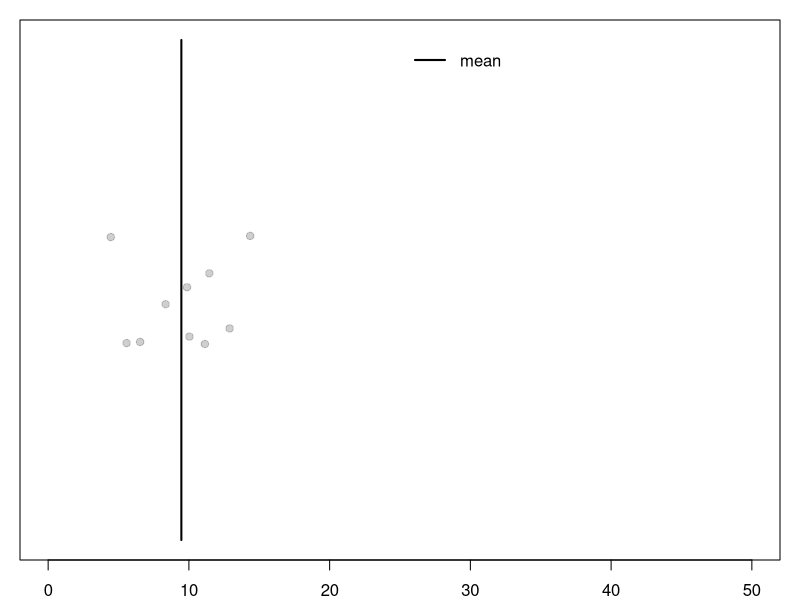
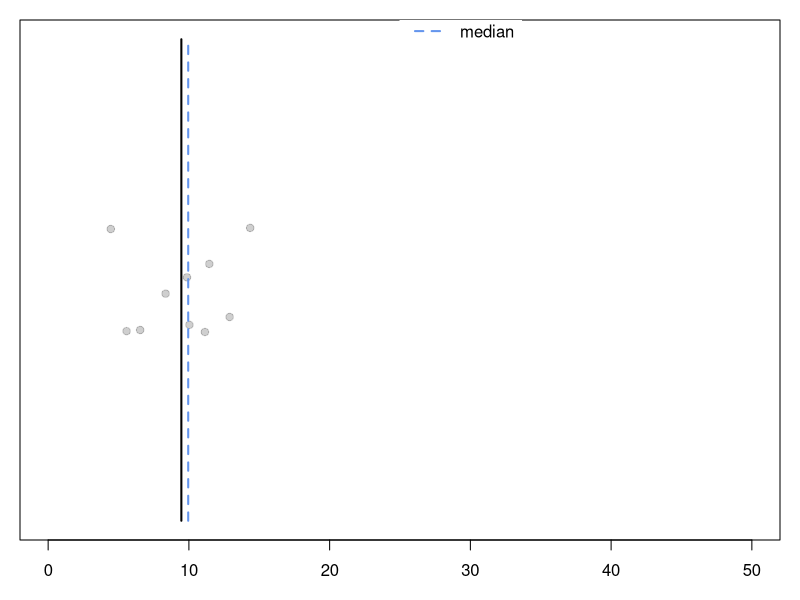
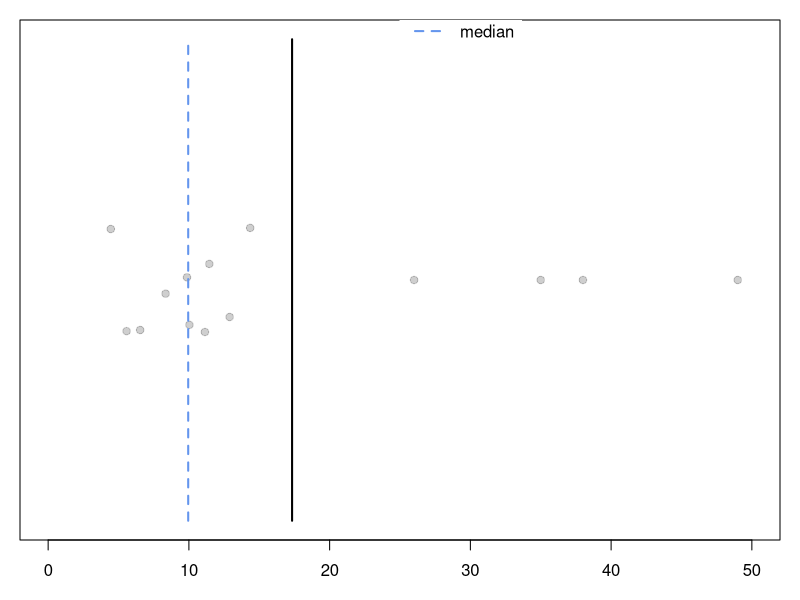
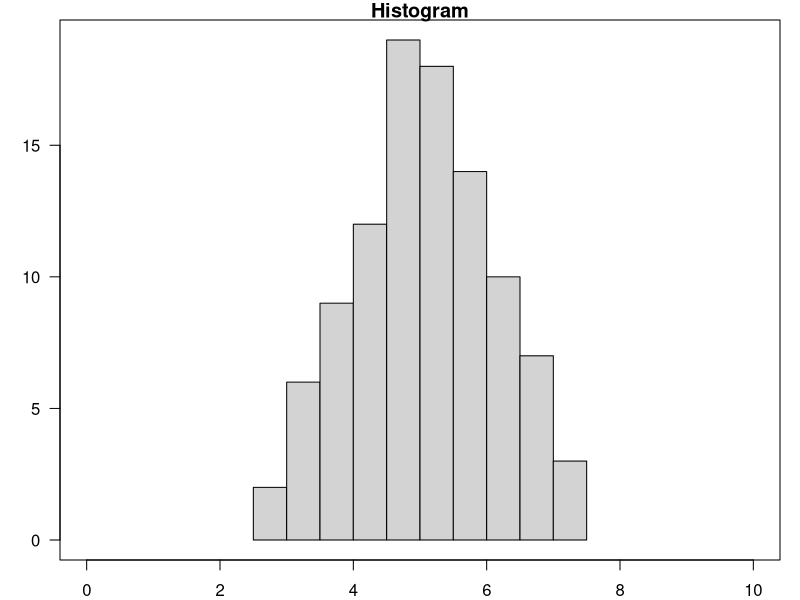
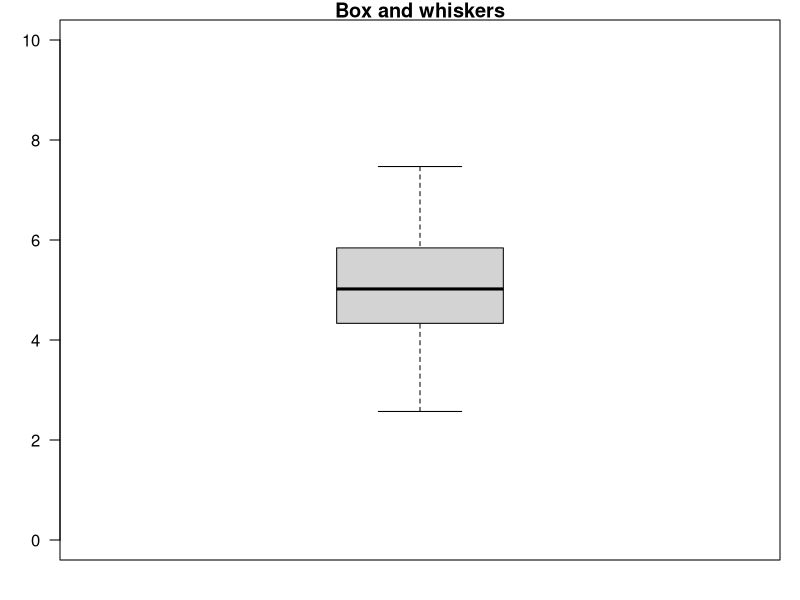
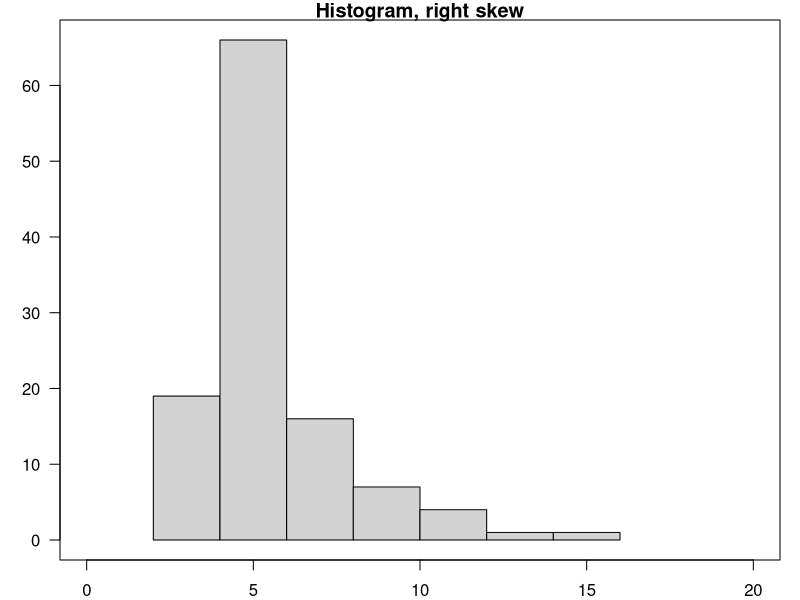
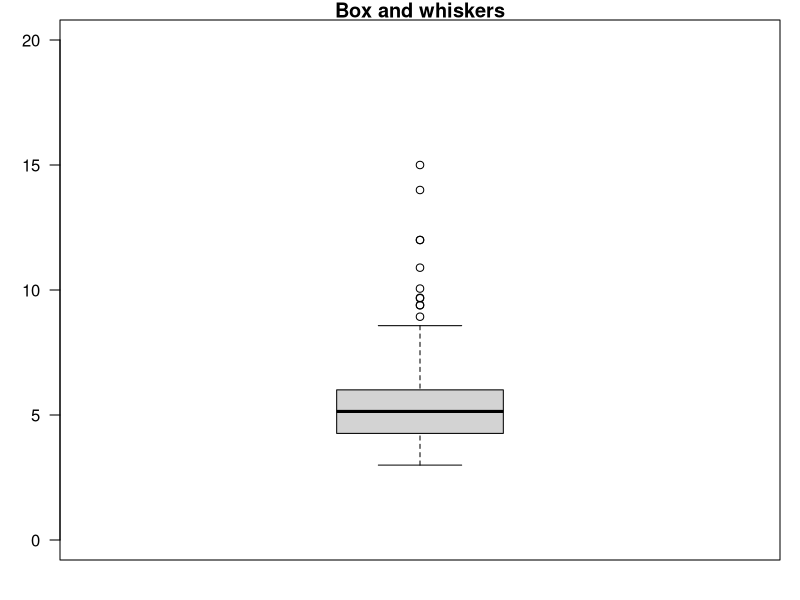
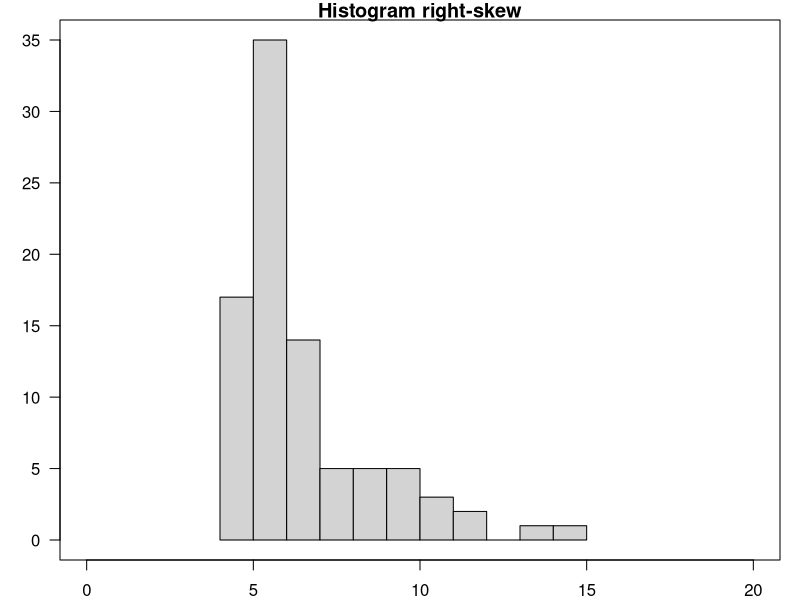

Generate these figures, in order, with R:
## ---- chunk 1
knitr::opts_chunk$set(comment = NA)
knitr::opts_chunk$set( prompt=TRUE ) 

knitr::knit_hooks$set(small.mar = function(before, options, envir) {
    if (before) par(mar = c(2, 2, 1, 1))  # smaller margin on top and right
})
knitr::knit_hooks$set(left.mar = function(before, options, envir) {
    if (before) par(mar = c(2, 4, 1, 1))  # smaller margin on top and right
})
knitr::knit_hooks$set(med.mar = function(before, options, envir) {
    if (before) par(mar = c(4, 4, 1, 1))  # smaller margin on top and right
})
knitr::knit_hooks$set(bottom.mar = function(before, options, envir) {
    if (before) par(mar = c(3, 2, 1, 1))  # smaller margin on top and right
})
## ---- chunk 2
height = c(7,8,7,9.5)
weight = c(4,3.2, 3.7, 5.4)
myTable=data.frame(height, weight)
rownames(myTable)=c('Flopsy','Mopsy','Cottontail','Peter')

my_observations = rnorm(1000, mean=50, sd=10)
my_bivariate = c( rnorm(1000, mean=50, sd=5), rnorm(1000, mean=65, sd=5) )
pap_no = c( 9,17,9,0,15,12,7,0,0,0,13,10,0,0,0,8,1,7,4,
  7,2,12,1,4,0,35,6,9,0,0,12,16,16,0,6,3,0,4,
  0,0,0,0,3,2,1,7,5,23,2,3,3,5,0,3,5,17,1,
  1,4,21,0,0,2,14,5,2,0,3,6,2,1)

MCV = c( 59.5,49.0,48.7,50.1,49.9,54.5,57.0,63.2,47.5,65.1,63.5,61.3,77.3,50.2,50.9,66.4,62.1,49.7,58.2,60.0,54.8,45.3,48.8,61.2,47.8,53.4,60.1,61.4,
57.9,61.2,62.1,64.6,61.3,45.8,65.9,47.6,59.4,63.5,52.2,51.8,75.9,51.3,60.6,55.7,69.3,50.5,57.7,54.6,67.7,60.5,54.4,58.6,73.6,60.0,53.2,49.6,
56.4,62.0,48.9,52.9,50.1,56.3,56.6,64.3,59.3,57.3,57.2,48.1,46.6,45.2,48.7,60.6,48.0,47.5,52.7,49.7,56.4,51.2,46.1,43.8,51.7,47.4,59.0,54.1,
47.9,43.6,47.6,53.7,45.2,48.7,49.7,46.6,51.2,46.1,50.6,54.2,47.4,52.7,51.7,50.6,49.5,55.1,51.9,59.6,46.3,51.0,48.3,50.2,56.5,56.3,46.5,45.8,
55.3,47.0,49.8,47.6,56.9,55.4,52.9,58.1,58.2,56.0,57.0,48.6,55.4,58.3,57.2,58.6,55.0,65.5,60.7,45.5,44.1,47.2,50.4,46.7,55.1,52.5,53.1,55.2,
52.3,50.5,48.9,45.2,53.3,48.4,55.0,55.4,49.2,43.6,52.2,51.6,49.0,51.0,60.4,45.7,55.0,50.5,46.8,46.4,46.5,54.4,46.1,48.4,56.1,55.2,56.8,58.1,
47.7,55.0,58.6,55.2,47.2,46.5,58.2,56.7,58.9,57.3,54.2,54.6,54.9,55.7,54.7,56.1,55.3,51.1,48.3,46.2,51.6,54.7,49.9,54.0,55.8,49.6,46.2,58.4,
52.4,44.7,47.8,59.2,57.3,49.6,45.9,44.3,57.0,44.4,47.8,49.4,50.7,56.0,47.6,52.8,46.0,47.6,51.4,55.4,45.5,46.2,47.1,51.3,52.4,49.4,48.0,46.2)

## ---- chunk 3
par(mar=c(2,1,1,1))
vals = rnorm(10, mean=10, sd=3)
valskew=c()
ylocs =  jitter( rep(1,length(vals)), 3)
plot( c(vals, valskew),  
      c( ylocs, rep(1, length(valskew) ) ),
      pch=19, axes=FALSE, xlab="", ylab="", xlim=c(0, 50), ylim=c(0.8, 1.2), col="#11111133" )
box()
axis(1, seq(0,50,10))
mu = mean( c(vals, valskew) )
lines( c(mu, mu), c(0.8, 1.2), lwd=2)
legend( 25, 1.2, c("mean"), lty=c(1), lwd=2, box.col="white" )

## ---- chunk 4
observations = c(2,4,7,2,6,9,7,3,1)
observations = sort( observations )
observations[ 5 ] 
median(observations)
## ---- chunk 5
par(mar=c(3,1,1,1))
plot( c(vals, valskew),  
      c( ylocs, rep(1, length(valskew) ) ),
      pch=19, axes=FALSE, xlab="", ylab="", xlim=c(0, 50), ylim=c(0.8, 1.2), col="#11111133" )
box()
axis(1, seq(0,50,10))
mu = mean( c(vals, valskew) )
lines( c(mu, mu), c(0.8, 1.2), lwd=2)
med = median( vals )
lines( c(med, med), c(0.8, 1.2), lwd=2, lty=2, col="cornflowerblue")
legend( 25, 1.24, c("mean", "median"), lty=c(1,2), lwd=2, box.col="white", col=c("black","cornflowerblue") )


valskew = c(26, 38, 35, 49)
plot( c(vals, valskew),  
      c( ylocs, rep(1, length(valskew) ) ),
      pch=19, axes=FALSE, xlab="", ylab="", xlim=c(0, 50), ylim=c(0.8, 1.2), col="#11111133" )
box()
axis(1, seq(0,50,10))
mu = mean( c(vals, valskew) )
lines( c(mu, mu), c(0.8, 1.2), lwd=2)
med = median( vals )
lines( c(med, med), c(0.8, 1.2), lwd=2, lty=2, col="cornflowerblue")
legend( 25, 1.24, c("mean", "median"), lty=c(1,2), lwd=2, box.col="white", col=c("black","cornflowerblue") )

## ---- chunk 6
vv = rnorm( 100, mean=5)
par(mar=c(2,3,1,1))
hist(vv, las=1, xlim=c(0,10), main="Histogram")
box()
boxplot( vv, las=1, ylim=c(0, 10), boxwex=0.5, main="Box and whiskers" )
## ---- chunk 7
vv2 = c( rnorm( 100, mean=5), rnorm( 10, mean=9), 12,12,14,15 )
par(mar=c(2,3,1,1))
hist(vv2, las=1, xlim=c(0,20), main="Histogram, right skew")
box()
boxplot( vv2, las=1, ylim=c(0, 20), boxwex=0.5, main="Box and whiskers" )
## ---- chunk 8
vv2 = vv2[vv2>4.5]
vv2 = c(vv2, 7,8,8,9,9,10,11)
par(mar=c(2,3,1,1))
hist(vv2, las=1, xlim=c(0,20), main="Histogram right-skew", breaks=10)
box()
boxplot( vv2, las=1, ylim=c(0, 20), boxwex=0.5, main="Box and whiskers, right-skew" )
## ---- chunk 9
layout(matrix(1:3,1,3))
par(mar=c(3,3,1,2))
X = rnorm(100, 0, 0.25)
plot( X, pch=19, cex=0.5, las=1, ylim=c(-3,3) )
text( 100, -2.7, paste("mean:", round( mean(X), 2), sep=" " ), adj=1, font=2 )
text( 100, -3, paste("variance:", round( var(X), 2), sep=" " ), adj=1, font=2 )
X = rnorm(100, 0, 0.75)
plot( X, pch=19, cex=0.5, las=1, ylim=c(-3,3) )
text( 100, -2.7, paste("mean:", round( mean(X), 2), sep=" " ), adj=1, font=2 )
text( 100, -3, paste("variance:", round( var(X), 2), sep=" " ), adj=1, font=2 )
X = rnorm(100, 0, 1)
plot( X, pch=19, cex=0.5, las=1, ylim=c(-3,3) )
text( 100, -2.7, paste("mean:", round( mean(X), 2), sep=" " ), adj=1, font=2 )
text( 100, -3, paste("variance:", round( var(X), 2), sep=" " ), adj=1, font=2 )
## ---- chunk 10
X = rnorm(100, 0, 0.25)
## ---- chunk 11
boxplot(X)
## ---- chunk 12
boxplot(X, boxwex=0.3)
## ---- chunk 13
values = c(8,10,4,6,1,7,2,5,3,9,
           6,9,5,7,4,10,11,13,8,12)
category = factor( c("A","A","A","A","A","A","A","A","A","A",
                      "B","B","B","B","B","B","B","B","B","B") )
boxplot(values~category)
